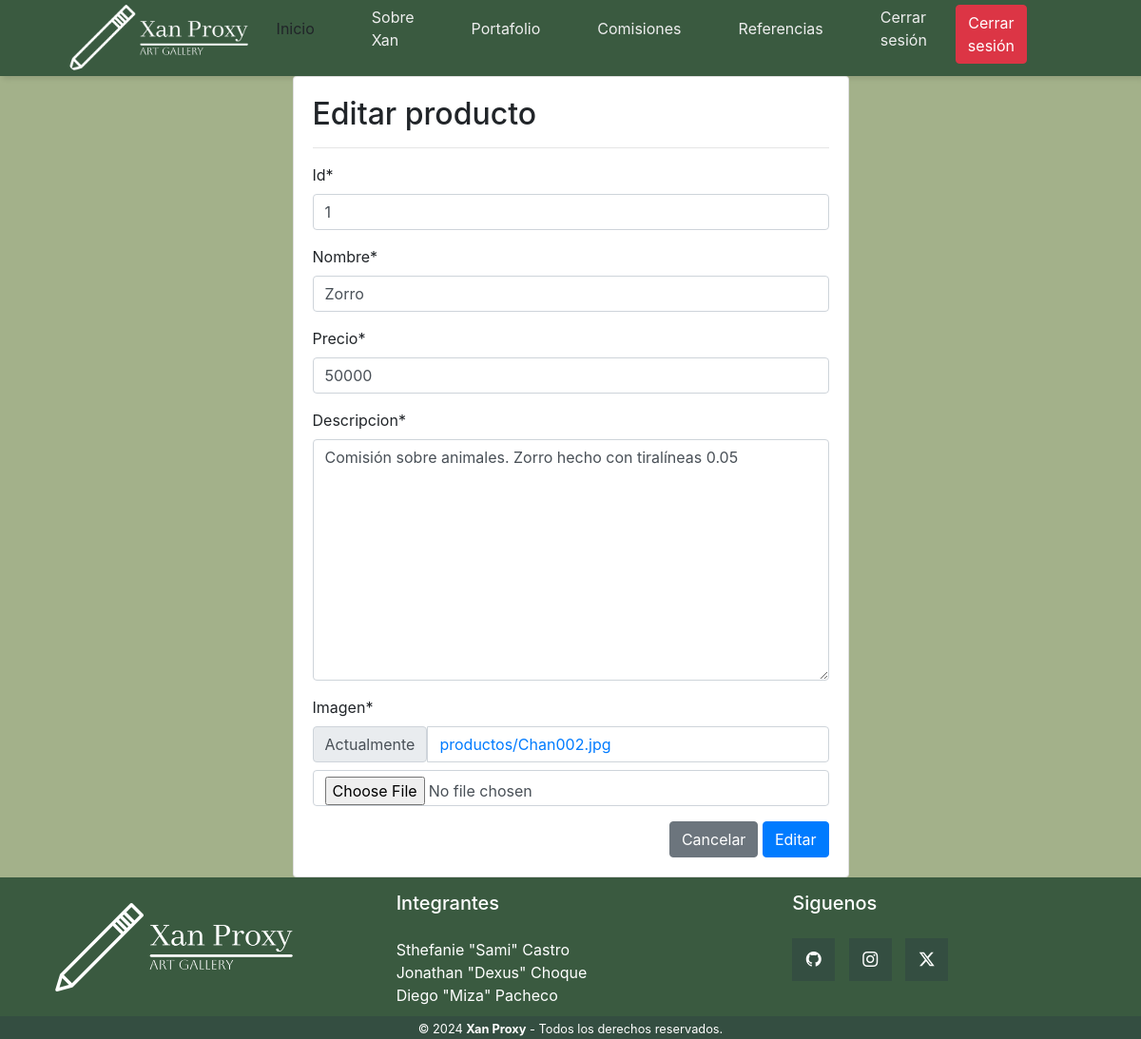
The page /modificar-producto/1/ (signed in) on the database as committed earlier.
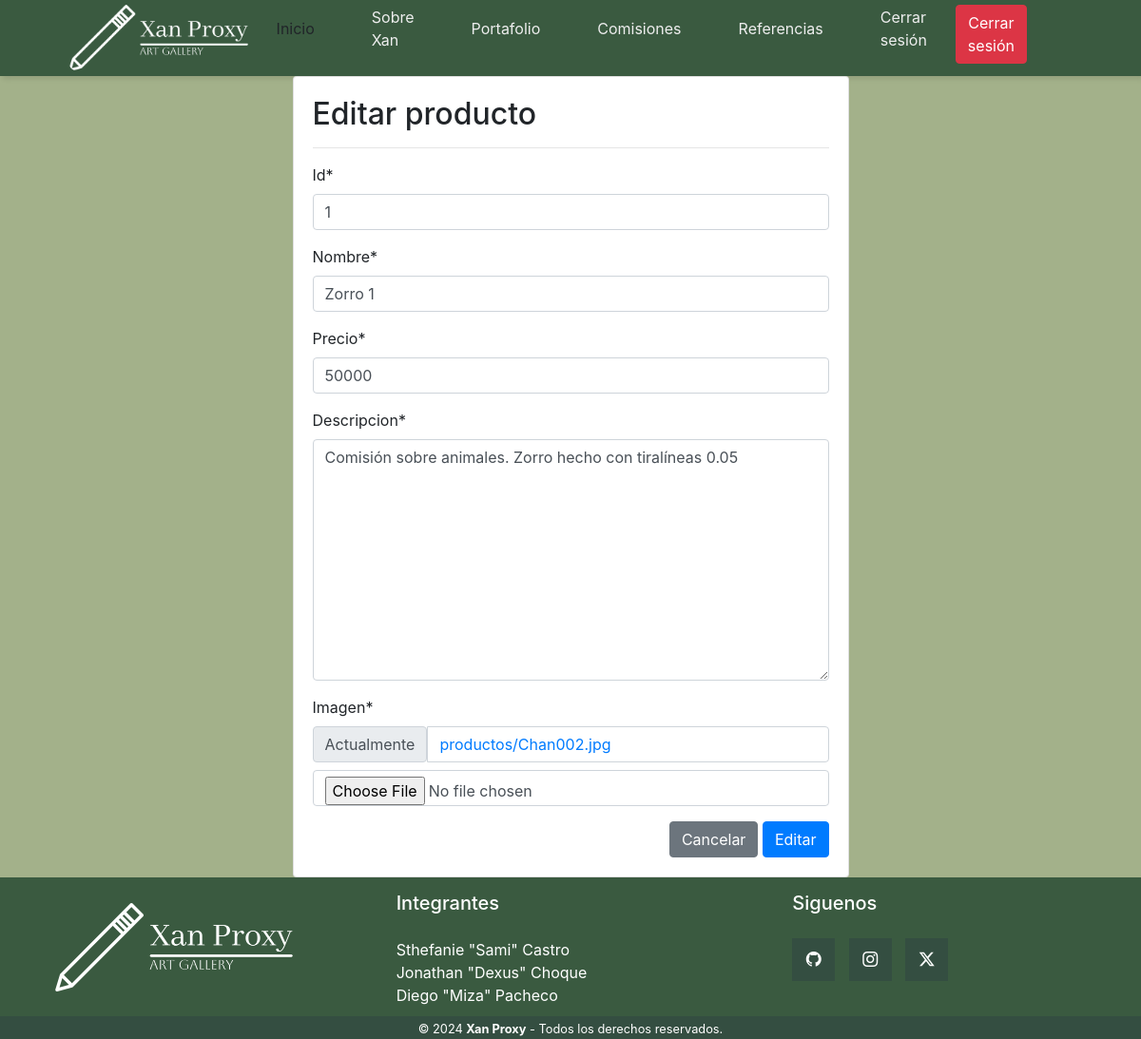
The same page on the database as committed later.
### web/models.py (models this page shows, shortened)
class Producto(models.Model):
    id = models.IntegerField(primary_key=True)
    nombre = models.CharField(max_length=200)
    precio = models.IntegerField()
    descripcion = models.TextField()
    imagen = models.ImageField(upload_to="productos", null=True)

### web/views.py (the view, shortened to what this page needs)
# urls.py: path('modificar-producto/<id>/', modificar_producto, name="modificar_producto"),
@permission_required('web.change_producto')
def modificar_producto(request, id):
    producto = get_object_or_404(Producto, id=id)
    data = {
        'form' : ProductoForm(instance=producto)
    }
    return render(request, 'web/producto/modificar.html', data)

### web/forms.py
class ProductoForm(forms.ModelForm):
    class Meta:
        model = Producto
        fields = '__all__'

### web/templates/web/producto/modificar.html (shortened to what this page needs)
{% load static %}
<!DOCTYPE html>
<html lang="es">
<head>
    <link rel="stylesheet" href="https://cdn.jsdelivr.net/npm/bootstrap-icons@1.11.3/font/bootstrap-icons.min.css">
    <link rel="stylesheet" href="https://cdn.jsdelivr.net/npm/bootstrap@4.5.3/dist/css/bootstrap.min.css">
    <link rel="stylesheet" href="{% static '/CSS/menu.css' %}">
    <link rel="stylesheet" href="{% static '/CSS/carrusel.css' %}">
    <link rel="stylesheet" href="{% static '/CSS/style_footer.css' %}">
    <link rel="stylesheet" href="{% static '/CSS/paragraph_index.css' %}">
</head>
<body>
    <header class="header">
        <nav>
            <ul>
                <li><img src="{% static '/imgs/logo-xan-proxy.png' %}" alt="logo"></li>
                <li class="hideOnMobile"><a>Inicio</a></li>
                <li class="hideOnMobile"><a href="{% url 'info' %}">Sobre Xan</a></li>
                <li class="hideOnMobile"><a href="{% url 'portafolio' %}">Portafolio</a></li>
                <li class="hideOnMobile"><a href="{% url 'patreon' %}">Comisiones</a></li>
                <li class="hideOnMobile"><a href="{% url 'referencia' %}">Referencias</a></li>
                {% if user.is_authenticated %}
                <li>
                    <a href="{% url 'logout' %}">Cerrar sesión</a>
                </li>
                <li>
                    <form action="{% url 'logout' %}" method="POST">
                        <button type="submit" class="btn btn-danger">Cerrar sesión</button>
                    </form>
                </li>
                {% else %}
                <li>
                    <a href="{% url 'login' %}">Iniciar sesión</a>
                </li>
                {% endif %}
            </ul>
        </nav>
    </header>
        {% load crispy_forms_tags %}
            <div class="row">
                <div class="col-12 col-md-6 offset-md-3">
                    <div class="card">
                        <div class="card-body">
                            <h2>Editar producto</h2>
                            <hr>
                            <form action="" method="post" enctype="multipart/form-data">
                            {{ form | crispy }}
                            <div class="d-flex justify-content-end">
                               <input type="reset" value="Cancelar" class="btn btn-secondary">
                              <input type="submit" value="Editar" class="btn btn-primary">
                            </div>
                            </form>
                        </div>
                    </div>
                </div>
            </div>
    <footer class="pie">
        <div class="grupo-1">
            <div class="caja">
                <figure>
                    <img src="{% static '/imgs/logo-xan-proxy.png' %}" alt="logo xan proxy">
                </figure>
            </div>
            <div class="caja">
                <h2>Integrantes</h2>
                <p>Sthefanie "Sami" Castro <br>Jonathan "Dexus" Choque <br>Diego "Miza" Pacheco</p>
            </div>
            <div class="caja">
                <h2>Siguenos</h2>
                <div class="redes">
                    <a href="https://github.com/MizaBard" target="_blank"><i class="bi bi-github"></i></a>
                    <a href="https://www.instagram.com/purenonsince/" target="_blank"><i class="bi bi-instagram"></i></a>
                    <a href="https://twitter.com/MizaSenpai" target="_blank"><i class="bi bi-twitter-x"></i></a>
                </div>
            </div>
        </div>
        <div class="grupo-2">
            <small>&copy; 2024 <b>Xan Proxy</b> - Todos los derechos reservados.</small>
        </div>
    </footer>
</body>
</html>

Rows that differ between the two databases and show on the page:
changed Producto "Comisión sobre animales. Zorro hecho con tiralíneas 0.05": nombre "Zorro" → "Zorro 1"
